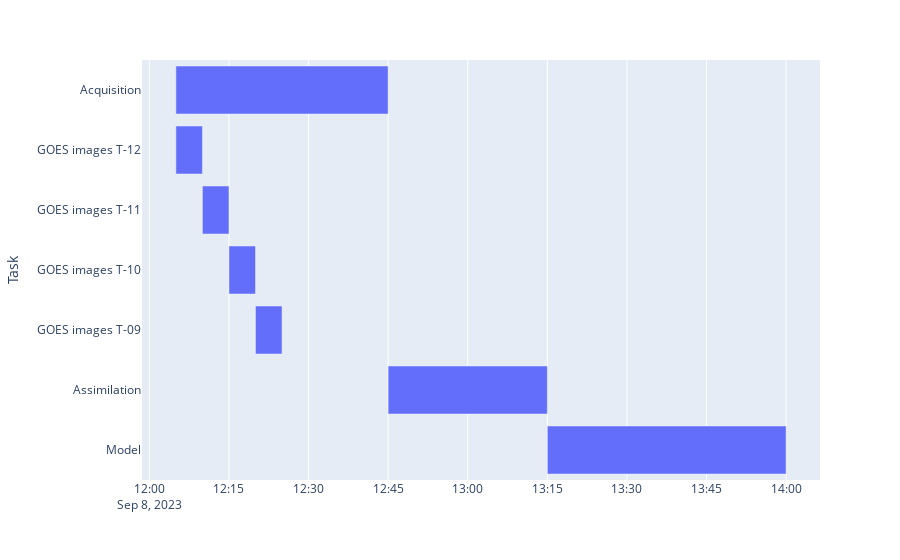

Notebook code for this chart:
### Code cell
import plotly.express as px
import copy
import pandas as pd
import datetime as dt

today=dt.datetime.now()
first_task_start=dt.time(hour=12,minute=5)
time_of_start=today.combine(today,first_task_start)

df = pd.DataFrame([
    dict(Task="Acquisition", Start_time=time_of_start, Duration='00:40:00', End_time=today),
    dict(Task="GOES images T-12", Start_with='Acquisition', Duration='00:05:00', End_time=today),
    dict(Task="GOES images T-11", Start_after='GOES images T-12', Duration='00:05:00', End_time=today),
    dict(Task="GOES images T-10", Start_after='GOES images T-11', Duration='00:05:00', End_time=today),
    dict(Task="GOES images T-09", Start_after='GOES images T-10', Duration='00:05:00', End_time=today),
    dict(Task="Assimilation", Start_after='Acquisition', Duration='00:30:00'),
    dict(Task="Model", Start_after='Assimilation', Duration='00:45:00')
])

df['Duration']=pd.to_timedelta(df['Duration'])

for ti in df.index:
    if pd.isna(df['Start_time'][ti]):
        for predecessor in df.index:
            if df['Task'][predecessor] == df['Start_after'][ti]:
                df.loc[ti, 'Start_time'] = df['End_time'][predecessor]
            elif df['Task'][predecessor] == df['Start_with'][ti]:
                df.loc[ti, 'Start_time'] = df['Start_time'][predecessor]
    else:
        pd.to_datetime(df['Start_time'][ti])

    df.loc[ti, 'End_time'] = df['Start_time'][ti]+df['Duration'][ti]


print(df)


fig = px.timeline(df, x_start="Start_time", x_end="End_time", y="Task")
fig.update_yaxes(autorange="reversed") # otherwise tasks are listed from the bottom up
fig.show()

### Figure 1 — Plotly figure (JSON) as saved in the notebook; plotly's stock layout.template omitted (floating-point values rounded to 4 significant figures)
{"data": [{"alignmentgroup": "True", "base": ["2023-09-08T12:05:00", "2023-09-08T12:05:00", "2023-09-08T12:10:00", "2023-09-08T12:15:00", "2023-09-08T12:20:00", "2023-09-08T12:45:00", "2023-09-08T13:15:00"], "hovertemplate": "Start_time=%{base}<br>End_time=%{x}<br>Task=%{y}<extra></extra>", "legendgroup": "", "marker": {"color": "#636efa", "pattern": {"shape": ""}}, "name": "", "offsetgroup": "", "orientation": "h", "showlegend": false, "textposition": "auto", "type": "bar", "x": [2400000, 300000, 300000, 300000, 300000, 1800000, 2700000], "xaxis": "x", "y": ["Acquisition", "GOES images T-12", "GOES images T-11", "GOES images T-10", "GOES images T-09", "Assimilation", "Model"], "yaxis": "y"}], "layout": {"barmode": "overlay", "legend": {"tracegroupgap": 0}, "margin": {"t": 60}, "xaxis": {"anchor": "y", "domain": [0, 1], "type": "date"}, "yaxis": {"anchor": "x", "autorange": "reversed", "domain": [0, 1], "title": {"text": "Task"}}}}
